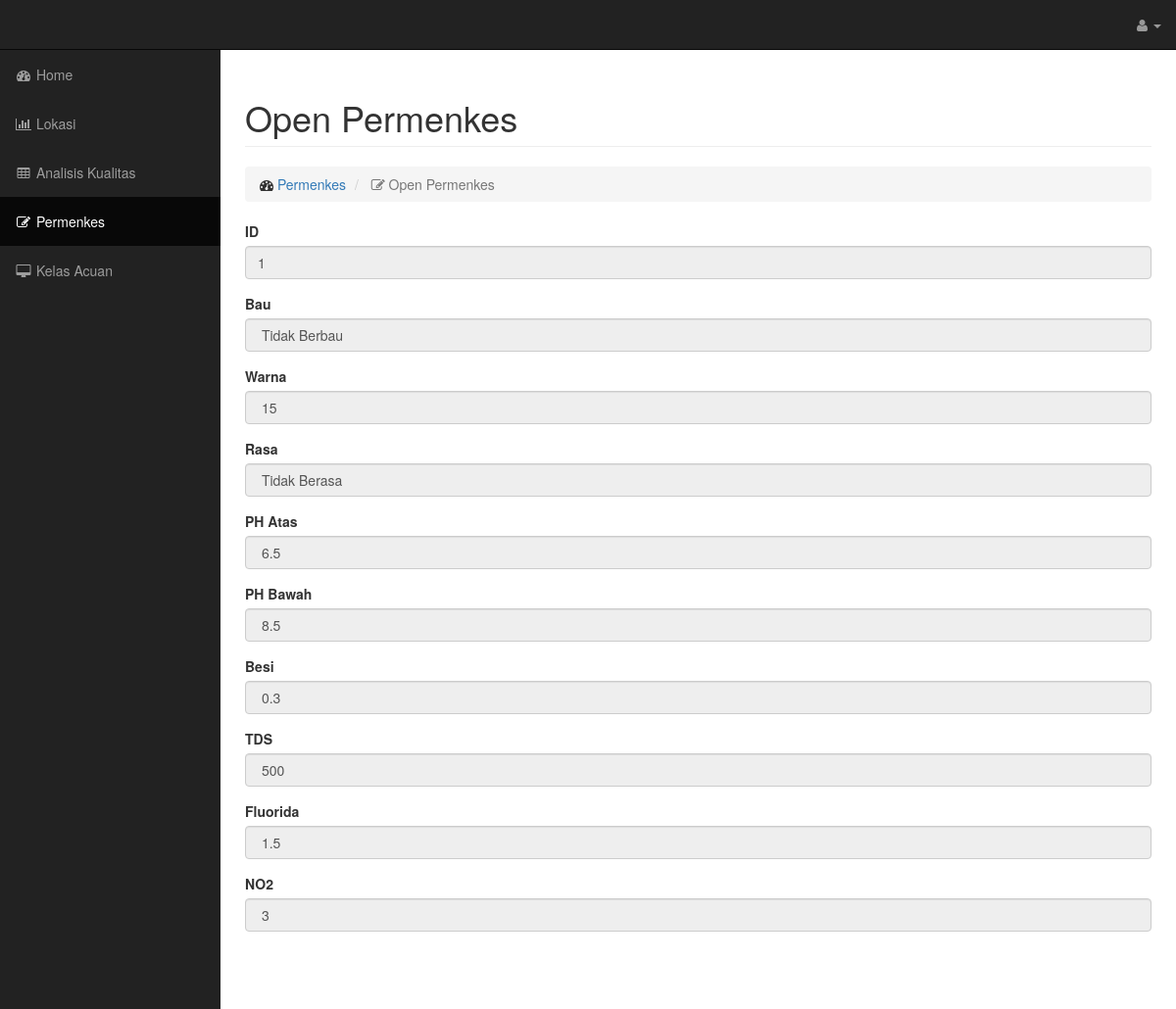
The app's page /permenkes.php with its own data.
### tables this page shows
CREATE TABLE IF NOT EXISTS `permenkes` (
  `id_permenkes` int(6) unsigned NOT NULL AUTO_INCREMENT,
  `bau` varchar(30) DEFAULT NULL,
  `warna` float DEFAULT NULL,
  `rasa` varchar(30) DEFAULT NULL,
  `tds` float DEFAULT NULL,
  `ph_atas` float DEFAULT NULL,
  `ph_bawah` float DEFAULT NULL,
  `besi` float DEFAULT NULL,
  `fluorida` float DEFAULT NULL,
  `no2` float DEFAULT NULL,
  PRIMARY KEY (`id_permenkes`)
);

### permenkes.php (the view, shortened to what this page needs)
<html xmlns="http://www.w3.org/1999/xhtml" >
<!DOCTYPE html>
<html lang="en">
<head>
    <link href="css/bootstrap.min.css" rel="stylesheet">
    <link href="css/sb-Admin.css" rel="stylesheet">
    <link href="css/plugins/morris.css" rel="stylesheet">
    <link href="font-awesome/css/font-awesome.min.css" rel="stylesheet" type="text/css">
</head>
<body>
    <div id="wrapper">
        <nav class="navbar navbar-inverse navbar-fixed-top" role="navigation">
            <ul class="nav navbar-right top-nav">
                <li class="dropdown">
                    <a href="#" class="dropdown-toggle" data-toggle="dropdown"><i class="fa fa-user"></i> <?php echo @$_SESSION["user"]; ?> <b class="caret"></b></a>
                </li>
            </ul>
            <div class="collapse navbar-collapse navbar-ex1-collapse">
                <ul class="nav navbar-nav side-nav">
                    <li >
                        <a href="home.php"><i class="fa fa-fw fa-dashboard"></i> Home</a>
                    </li>
                    <li>
                        <a href="lokasi.php"><i class="fa fa-fw fa-bar-chart-o"></i> Lokasi</a>
                    </li>
                    <li>
                        <a href="analisis_kualitas.php"><i class="fa fa-fw fa-table"></i> Analisis Kualitas</a>
                    </li>
                    <li     class="active">
                        <a href="permenkes.php"><i class="fa fa-fw fa-edit"></i> Permenkes</a>
                    </li>
                    <li>
                        <a href="Kelasacuan.php"><i class="fa fa-fw fa-desktop"></i> Kelas Acuan</a>
                    </li>
                </ul>
            </div>
        </nav>
        <div id="page-wrapper">
            <div class="container-fluid">
                <div class="row">
                    <div class="col-lg-12">
                        <h1 class="page-header">
                            Open Permenkes
                        </h1>
                        <ol class="breadcrumb">
                            <li>
                                <i class="fa fa-dashboard"></i>  <a href="index.html">Permenkes</a>
                            </li>
                            <li class="active">
                                <i class="fa fa-edit"></i> Open Permenkes
                            </li>
                        </ol>
                    </div>
                </div>
				<?php
					$resultx = mysql_query("SELECT * FROM permenkes WHERE id_permenkes = '1' ");
						$row = mysql_fetch_array($resultx);
												$id = $row['id_permenkes'];
												$bau = $row['bau'];
												$warna = $row['warna'];
												$rasa = $row['rasa'];
											$besi = $row['besi'];
											$phatas = $row['ph_atas'];
											$phbawah = $row['ph_bawah'];
											$tds = $row['tds'];
											$fluorida = $row['fluorida'];
											$no2= $row['no2'];
				?>
                <div class="row">
                    <div class="col-lg-12">
                        <form action="editorpermenkes.php" method="post">
							<div class="form-group">
                                    <label for="disabledSelect">ID</label>
                                    <input class="form-control" type="text" value="<?php echo $id;?>" name="id" readonly="readonly">
                             </div>
							 <div class="form-group">
                                <label>Bau</label>
                                <input class="form-control" value=" <?php echo $bau; ;?>" name="bau" readonly="readonly"s>
                            </div>
							 <div class="form-group">
                                <label>Warna</label>
                                <input class="form-control" value=" <?php echo $warna; ;?>" name="warna" readonly="readonly">
                            </div>
							<div class="form-group">
                                <label>Rasa</label>
                                <input class="form-control" value=" <?php echo $rasa; ;?>" name="rasa" readonly="readonly">
                            </div>
                            <div class="form-group">
                                <label>PH Atas</label>
                                <input class="form-control" value=" <?php echo $phatas; ;?>" name="phatas" readonly="readonly">
                            </div>
							<div class="form-group">
                                <label>PH Bawah</label>
                                <input class="form-control" value=" <?php echo $phbawah; ;?>" name="phbawah" readonly="readonly">
                            </div>
							<div class="form-group">
                                <label>Besi</label>
                                <input class="form-control" value=" <?php echo $besi; ;?>" name="besi" readonly="readonly">
                            </div>
							<div class="form-group">
                                <label>TDS</label>
                                <input class="form-control" value=" <?php echo $tds; ;?>" name="tds" readonly="readonly">
                            </div>
							<div class="form-group">
                                <label>Fluorida</label>
                                <input class="form-control" value=" <?php echo $fluorida; ;?>" name="fluorida" readonly="readonly">
                            </div>
							<div class="form-group">
                                <label>NO2</label>
                                <input class="form-control" value=" <?php echo $no2; ;?>" name="no2" readonly="readonly">
                            </div>
                            <br><br>
                        </form>
                    </div>
                </div>
            </div>
        </div>
    </div>
</body>
</html>

### css/sb-admin.css (style rules this page uses)
body { margin-top: 100px; background-color: #222; }
@media (min-width:768px) { body { margin-top: 50px; } }
#wrapper { padding-left: 0; }
#page-wrapper { width: 100%; padding: 0; background-color: #fff; }
@media (min-width:768px) { #wrapper { padding-left: 225px; } }
@media (min-width:768px) { #page-wrapper { padding: 10px; } }
.top-nav { padding: 0 15px; }
.top-nav>li { display: inline-block; float: left; }
.top-nav>li>a { padding-top: 15px; padding-bottom: 15px; line-height: 20px; color: #999; }
@media (min-width:768px) { .side-nav { position: fixed; top: 51px; left: 225px; width: 225px; margin-left: -225px; border: none; border-radius: 0; overflow-y: auto; background-color: #222; bottom: 0; overflow-x: hidden; padding-bottom: 40px; } }
@media (min-width:768px) { .side-nav>li>a { width: 225px; } }

### records on screen
permenkes: id "1", bau "Tidak Berbau", warna "15", rasa "Tidak Berasa", phatas "6.5", phbawah "8.5", besi "0.3", tds "500", fluorida "1.5", no2 "3"
